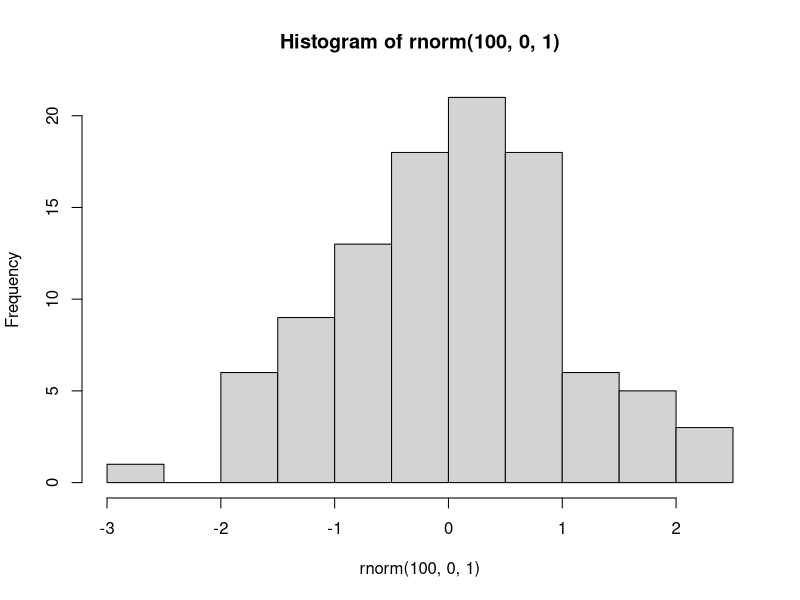

Generate this figure with R:
## ---- chunk 1
hist(rnorm(100,0,1))
